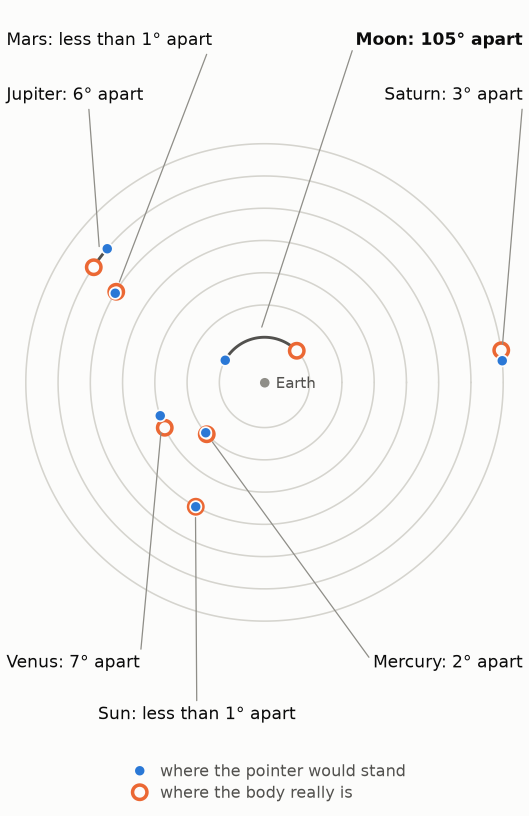
#> input picture yonder/antikythera/img/dial-today-phone.png, 1058 x 1632 px, found by its file name (shown at 1/2 size); its folder holds 4 pictures in this run
$ python scale.py
#> lines starting #> are read from the running program, lines starting #| are printed output that depends on the picture
"""Scale each picture to 350 pixels wide (what a phone shows) and measure lettering. Reads only; writes into this folder."""
import sys, os
from PIL import Image
import numpy as np
src = '/home/agent3/site/build/img'
os.makedirs('scaled', exist_ok=True)
for n in ['dial-today-phone', 'dial-kept-phone', 'handshake-popsize-phone', 'dial-today-page', 'dial-kept-page', 'handshake-popsize']:
    im = Image.open(f'{src}/{n}.png').convert('RGB')
    w, h = im.size
#> w = 1058; h = 1632
    s = im.resize((350, round(h * 350 / w)), Image.LANCZOS)
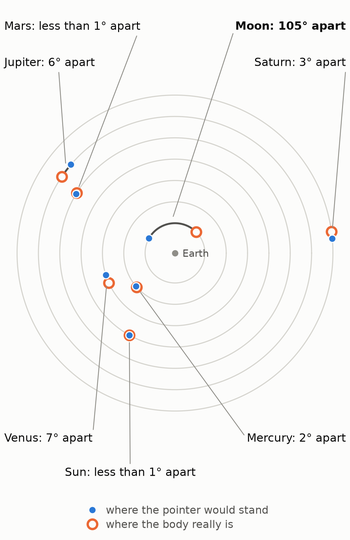
#> s: PIL image 350x540 RGB; mean R, G, B 247.2, 246.9, 245.8
    s.save(f'scaled/{n}-350.png')
    # the same, shown at twice the size (as a phone with two device pixels to one would show it, roughly): for my eye only
    im.resize((700, round(h * 700 / w)), Image.LANCZOS).save(f'scaled/{n}-700.png')
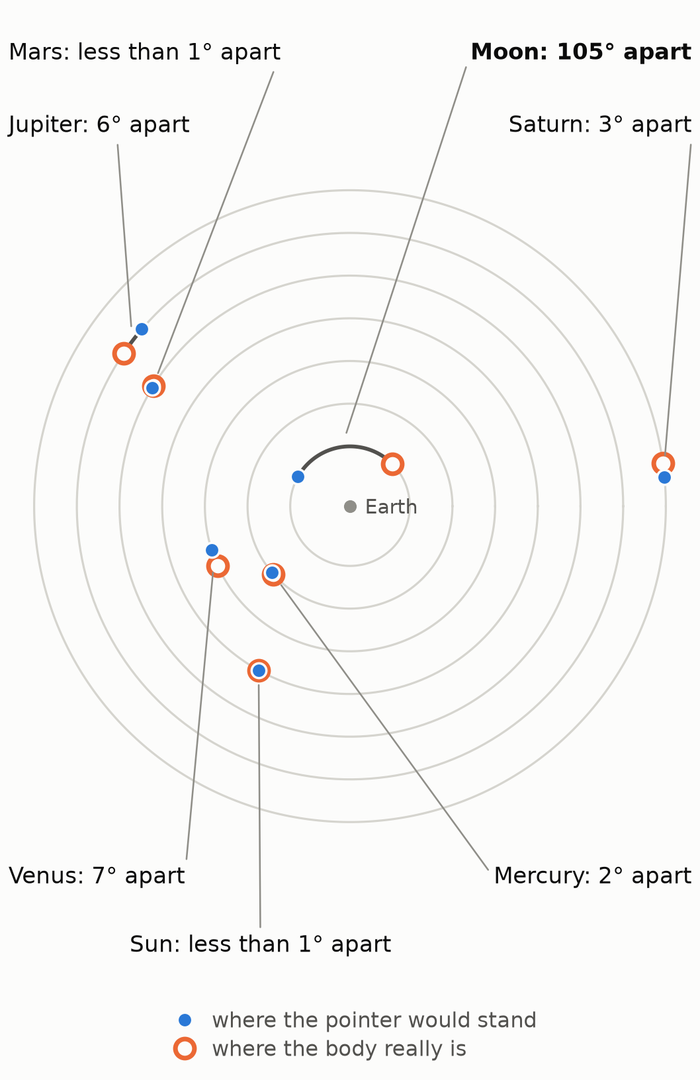
#> saved as dial-today-phone-700.png: PIL image 700x1080 RGB; mean R, G, B 247.3, 247.1, 245.9
    print(n, 'full size', w, 'x', h, '-> 350 x', round(h * 350 / w), ' scale', round(350 / w, 4))
#| dial-today-phone full size 1058 x 1632 -> 350 x 540  scale 0.3308
#> pass 2 of the loop `for n in ['dial-today-phone', 'dial-kept-phone', 'handshake-popsize-ph..`:
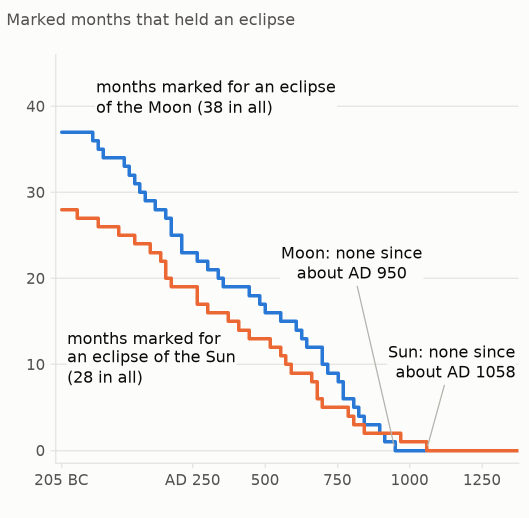
#> input picture yonder/antikythera/img/dial-kept-phone.png, 1058 x 1035 px, found by its file name (shown at 1/2 size)
#> im: PIL image 1058x1035 RGB
#> `s = im.resize((350, round(h * 350 / w)), Image.LANCZOS)`:
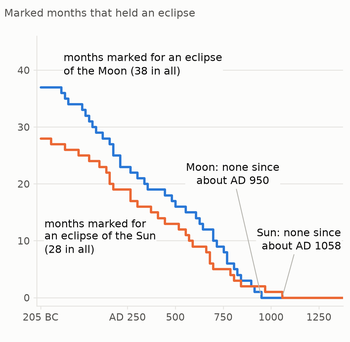
#> s: PIL image 350x342 RGB; mean R, G, B 244.2, 243.7, 243.1
#> `im.resize((700, round(h * 700 / w)), Image.LANCZOS).save(f'scaled/{n}-..`:
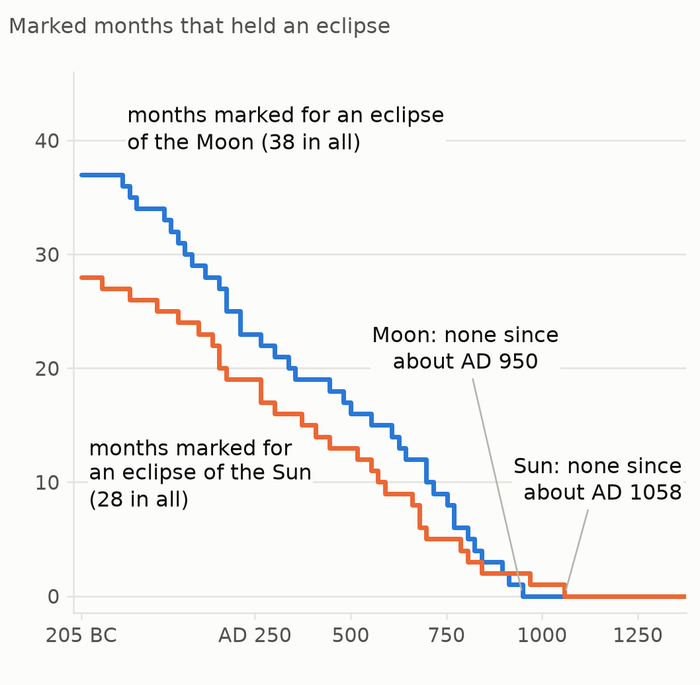
#> saved as dial-kept-phone-700.png: PIL image 700x685 RGB; mean R, G, B 244.5, 244, 243.4
#| dial-kept-phone full size 1058 x 1035 -> 350 x 342  scale 0.3308
#> (the run stopped early here; a loop or call above may not have finished)
